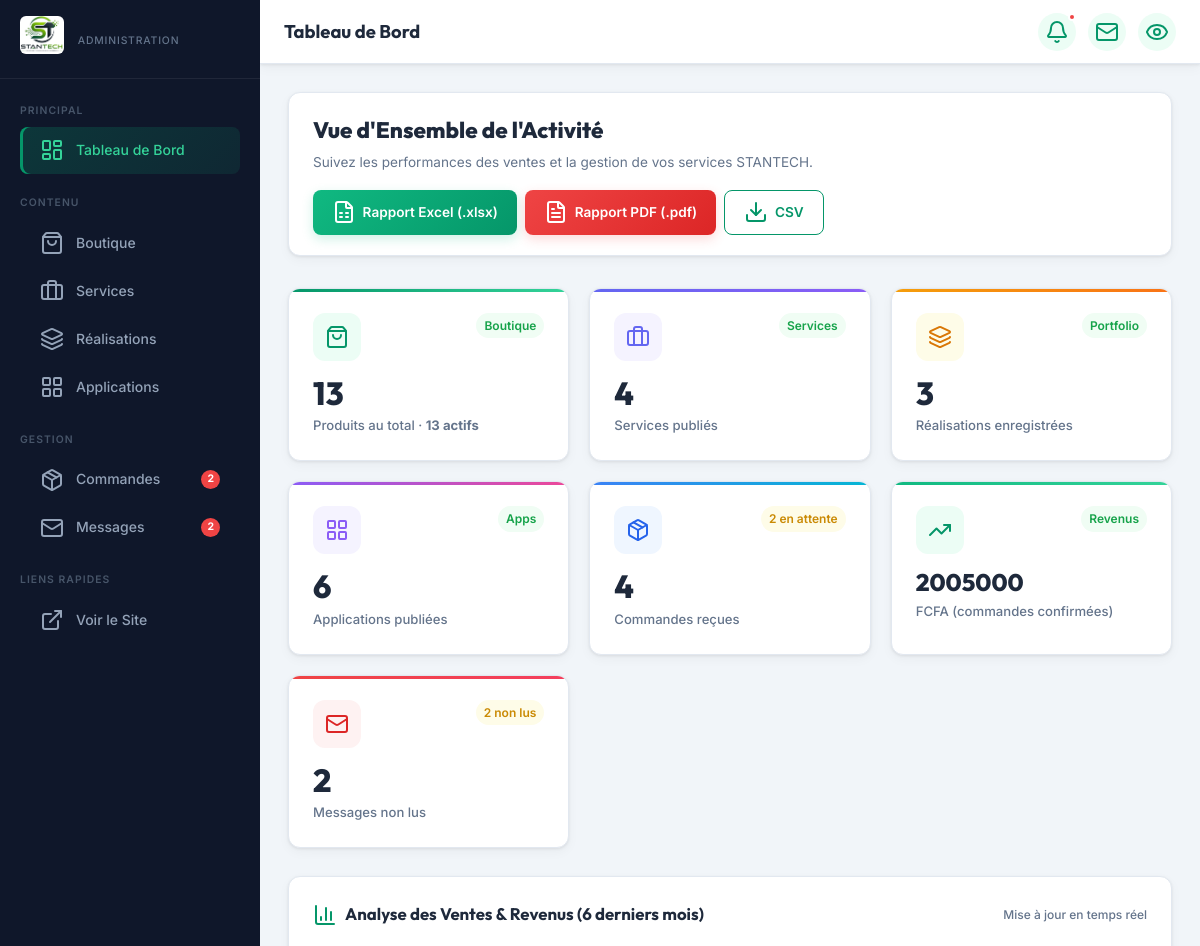
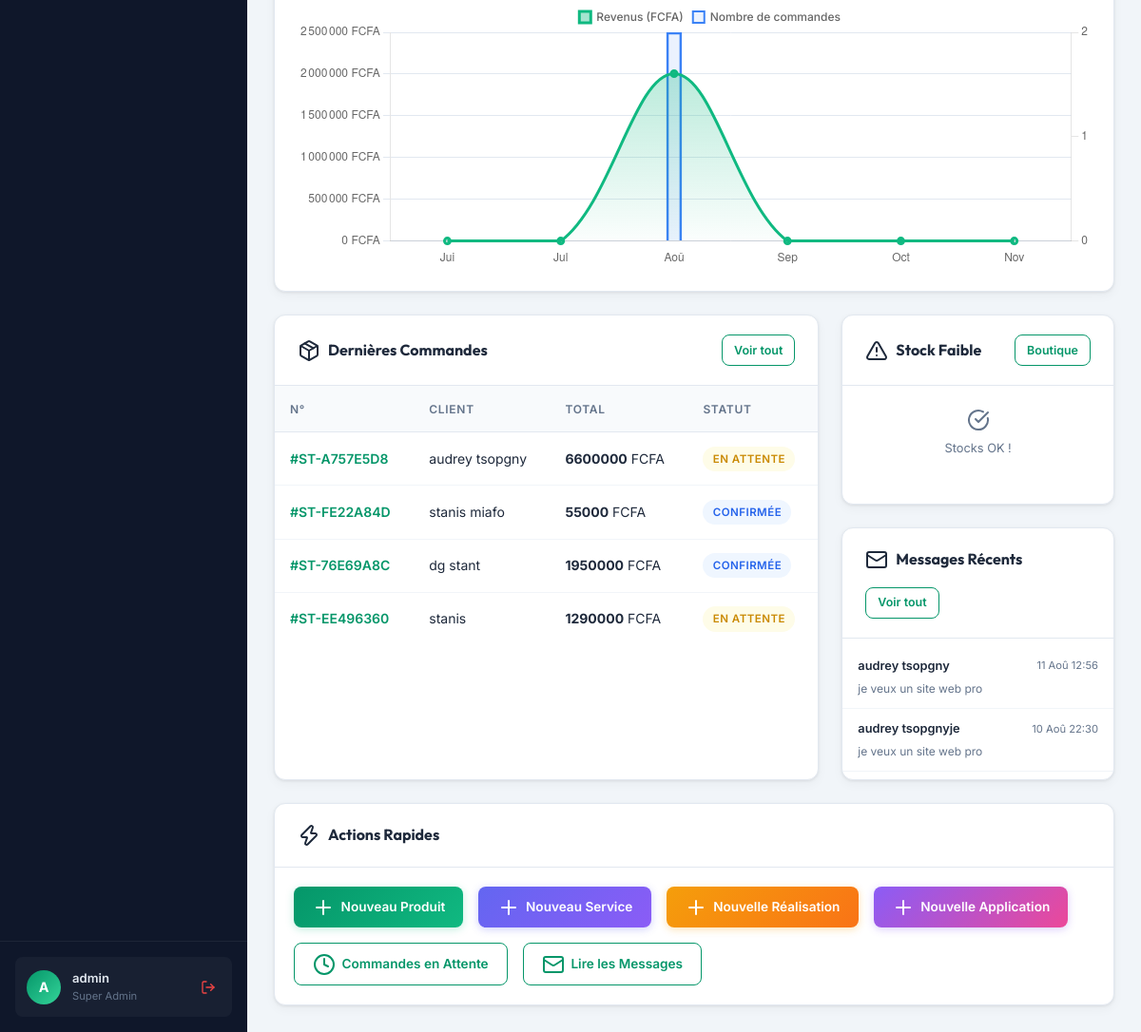
Page /dashboard/ (signed in) on the earlier database version (2 pictures, top to bottom).
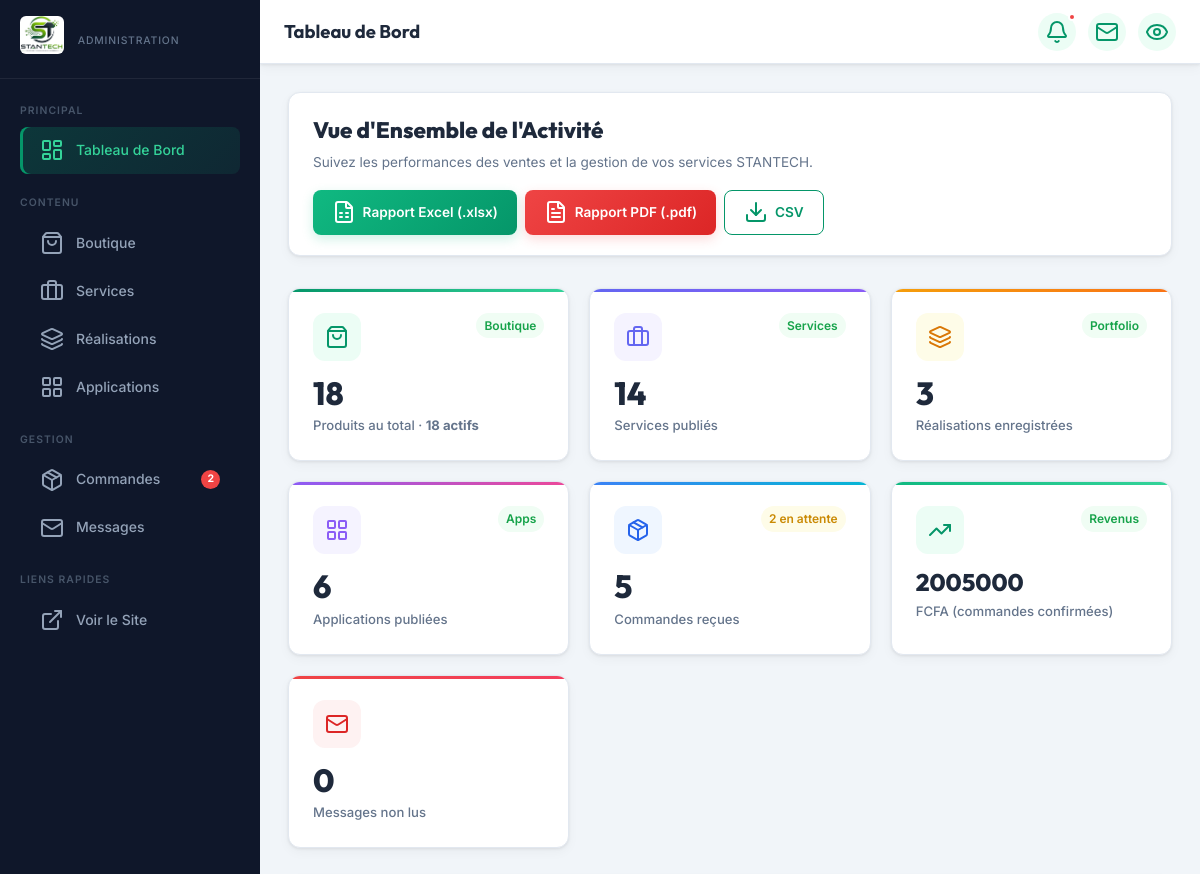
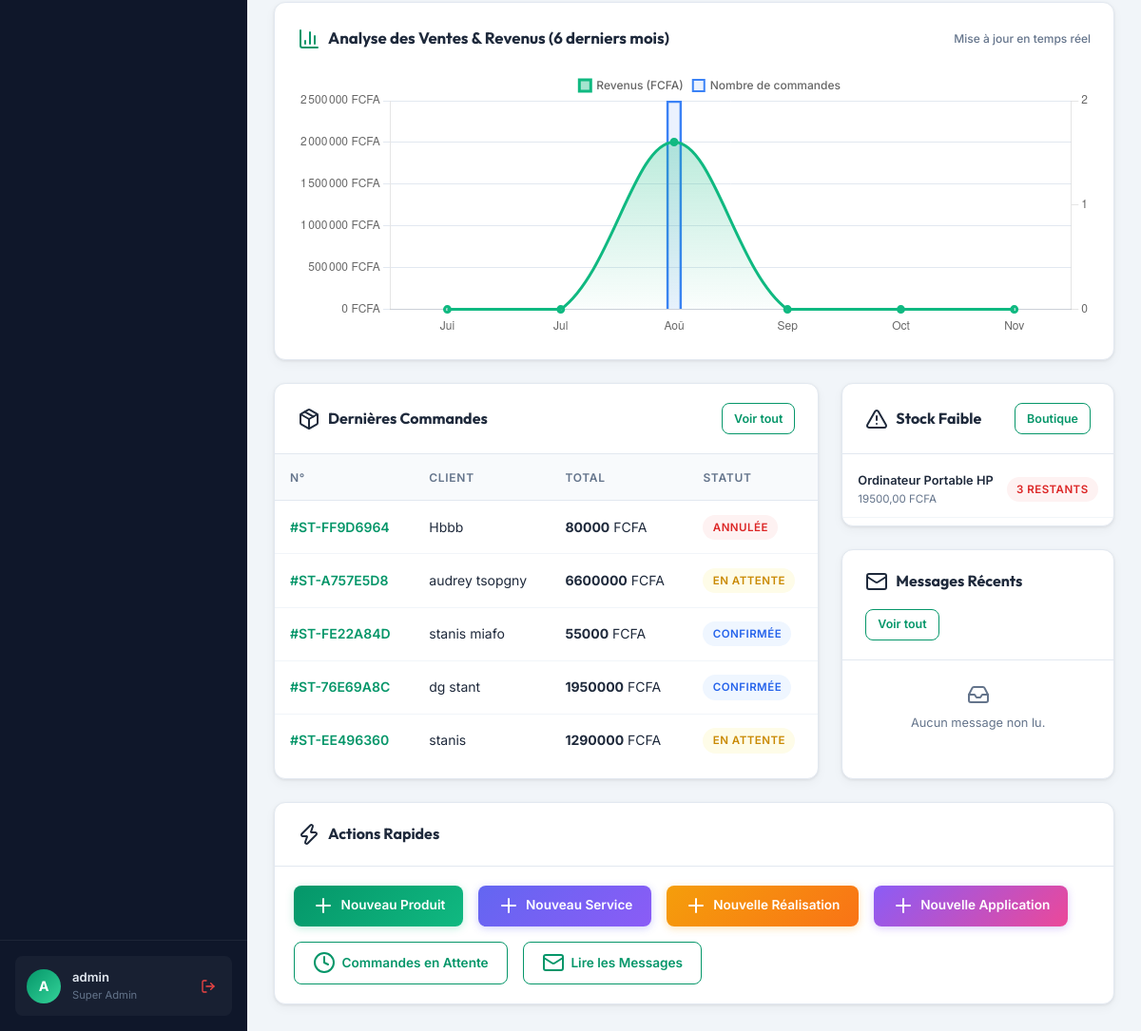
Same page on the later database version (2 pictures, top to bottom).
### core/models.py (models this page shows, shortened)
class Order(models.Model):
    STATUS_CHOICES = [
        ('pending', 'En attente'),
        ('confirmed', 'Confirmée'),
        ('shipped', 'Expédiée / En livraison'),
        ('delivered', 'Livrée'),
        ('cancelled', 'Annulée'),
    ]
    order_number = models.CharField(max_length=50, unique=True, editable=False, verbose_name="Numéro de Commande")
    customer_name = models.CharField(max_length=150, verbose_name="Nom complet du client")
    customer_email = models.EmailField(verbose_name="Adresse email")
    customer_phone = models.CharField(max_length=30, verbose_name="Numéro de téléphone")
    delivery_address = models.TextField(verbose_name="Adresse de livraison")
    city = models.CharField(max_length=100, default="Abidjan / Paris", verbose_name="Ville")
    total_amount = models.DecimalField(max_digits=10, decimal_places=2, default=0.00, verbose_name="Montant total")
    status = models.CharField(max_length=20, choices=STATUS_CHOICES, default='pending', verbose_name="Statut de la commande")
    notes = models.TextField(blank=True, verbose_name="Notes / Instructions de livraison")
    created_at = models.DateTimeField(auto_now_add=True, verbose_name="Date de commande")
    class Meta:
        verbose_name = "Commande"
        verbose_name_plural = "Commandes"
        ordering = ['-created_at']

class ContactMessage(models.Model):
    name = models.CharField(max_length=150, verbose_name="Nom complet")
    email = models.EmailField(verbose_name="Email")
    phone = models.CharField(max_length=30, blank=True, verbose_name="Téléphone")
    subject = models.CharField(max_length=200, verbose_name="Sujet")
    service_interest = models.CharField(max_length=100, blank=True, verbose_name="Service concerné")
    message = models.TextField(verbose_name="Message")
    is_read = models.BooleanField(default=False, verbose_name="Lu / Traité")
    created_at = models.DateTimeField(auto_now_add=True, verbose_name="Date d'envoi")
    class Meta:
        verbose_name = "Message de Contact"
        verbose_name_plural = "Messages de Contact"
        ordering = ['-created_at']

class Product(models.Model):
    name = models.CharField(max_length=200, verbose_name="Nom du produit")
    slug = models.SlugField(unique=True, blank=True, verbose_name="Slug (URL)")
    category = models.ForeignKey(Category, on_delete=models.SET_NULL, null=True, blank=True, limit_choices_to={'type': 'product'}, verbose_name="Catégorie")
    price = models.DecimalField(max_digits=10, decimal_places=2, verbose_name="Prix (FCFA / EUR)")
    discount_price = models.DecimalField(max_digits=10, decimal_places=2, null=True, blank=True, verbose_name="Prix réduit (Optionnel)")
    short_description = models.TextField(verbose_name="Courte description")
    full_description = models.TextField(blank=True, verbose_name="Description complète & Spécifications")
    stock = models.IntegerField(default=10, verbose_name="Quantité en stock")
    badge = models.CharField(max_length=50, blank=True, help_text="ex: Nouveau, Promo, Top Ventes, Recommandé", verbose_name="Badge / Label")
    rating = models.DecimalField(max_digits=3, decimal_places=1, default=5.0, verbose_name="Note sur 5")
    reviews_count = models.IntegerField(default=12, verbose_name="Nombre d'avis")
    image_url = models.CharField(max_length=500, blank=True, verbose_name="URL de l'image du produit")
    specs = models.TextField(blank=True, help_text="Spécifications (ex: Garantie: 2 ans\\nMarque: STANTECH)", verbose_name="Fiche technique (Clé: Valeur par ligne)")
    is_featured = models.BooleanField(default=False, verbose_name="Produit Vedette (En avant)")
    is_active = models.BooleanField(default=True, verbose_name="En vente / Actif")
    created_at = models.DateTimeField(auto_now_add=True, verbose_name="Date d'ajout")
    class Meta:
        verbose_name = "Produit (Boutique)"
        verbose_name_plural = "Produits (Boutique)"
        ordering = ['-created_at']

### core/admin_views.py (the view)
# urls.py: path('dashboard/', admin_views.dashboard_home, name='dashboard_home'),
@login_required(login_url='/dashboard/login/')
@user_passes_test(is_superuser, login_url='/dashboard/login/')
def dashboard_home(request):
    total_products = Product.objects.count()
    active_products = Product.objects.filter(is_active=True).count()
    total_services = Service.objects.count()
    total_realizations = Realization.objects.count()
    total_applications = Application.objects.count()
    total_orders = Order.objects.count()
    pending_orders = Order.objects.filter(status='pending').count()
    unread_messages = ContactMessage.objects.filter(is_read=False).count()
    total_revenue = Order.objects.filter(status__in=['confirmed', 'shipped', 'delivered']).aggregate(
        total=Sum('total_amount'))['total'] or 0
    recent_orders = Order.objects.all()[:5]
    recent_messages = ContactMessage.objects.filter(is_read=False)[:5]
    low_stock_products = Product.objects.filter(is_active=True, stock__lte=3)
    sales_by_month = (
        Order.objects.filter(status__in=['confirmed', 'shipped', 'delivered'])
        .annotate(month=ExtractMonth('created_at'))
        .values('month')
        .annotate(total=Sum('total_amount'), count=Count('id'))
        .order_by('month')
    )
    month_names = ["Jan", "Fév", "Mar", "Avr", "Mai", "Jui", "Jul", "Aoû", "Sep", "Oct", "Nov", "Déc"]
    current_month = datetime.now().month
    chart_labels = []
    chart_revenue = []
    chart_count = []
    for i in range(5, -1, -1):
        m = (current_month - i - 1) % 12 + 1
        chart_labels.append(month_names[m - 1])
        matching = next((x for x in sales_by_month if x['month'] == m), None)
        chart_revenue.append(float(matching['total']) if matching and matching['total'] else 0.0)
        chart_count.append(matching['count'] if matching else 0)
    context = {
        'total_products': total_products,
        'active_products': active_products,
        'total_services': total_services,
        'total_realizations': total_realizations,
        'total_applications': total_applications,
        'total_orders': total_orders,
        'pending_orders': pending_orders,
        'unread_messages': unread_messages,
        'total_revenue': total_revenue,
        'recent_orders': recent_orders,
        'recent_messages': recent_messages,
        'low_stock_products': low_stock_products,
        'chart_labels': json.dumps(chart_labels),
        'chart_revenue': json.dumps(chart_revenue),
        'chart_count': json.dumps(chart_count),
        'page_title': 'Tableau de Bord',
    }
    return render(request, 'admin_custom/dashboard.html', context)

### core/admin_views.py (called while the page is built)
def is_superuser(user):
    return user.is_authenticated and user.is_superuser

### core/context_processors.py (called while the page is built, shortened)
def cart_context(request):
    cart = request.session.get('cart', {})
    if not isinstance(cart, dict):
        cart = {}
    total_items = 0
    total_price = 0.0
    return {
        'cart_count': total_items,
        'cart_total': total_price,
        'cart_items': cart,
    }

def frontend_context(request):
    from django.conf import settings
    return {'frontend_url': settings.FRONTEND_URL}

### templates/admin_custom/dashboard.html (shortened to what the changed rows need)
{% extends 'admin_custom/base.html' %}
{% block content %}
<div style="display:flex; justify-content:space-between; align-items:center; flex-wrap:wrap; gap:1rem; margin-bottom:2rem; background:white; padding:1.25rem 1.5rem; border-radius:var(--radius); border:1px solid var(--border); box-shadow:var(--shadow);">
  <div>
    <h2 style="font-family:var(--font-heading); font-size:1.4rem; color:var(--text-main); font-weight:800;">Vue d'Ensemble de l'Activité</h2>
  </div>
</div>
<div class="stats-grid">
  <div class="stat-card">
    <div class="stat-card-header">
      <div class="stat-icon" style="--icon-bg:#ecfdf5;--icon-color:#059669;">
      </div>
      <span class="stat-change up">Boutique</span>
    </div>
    <div class="stat-value">{{ total_products }}</div>
    <div class="stat-label">Produits au total · <strong>{{ active_products }} actifs</strong></div>
  </div>
  <div class="stat-card" style="--card-color: linear-gradient(90deg, #6366f1, #8b5cf6);">
    <div class="stat-card-header">
      <div class="stat-icon" style="--icon-bg:#f5f3ff;--icon-color:#6366f1;">
      </div>
      <span class="stat-change up">Services</span>
    </div>
    <div class="stat-value">{{ total_services }}</div>
    <div class="stat-label">Services publiés</div>
  </div>
  <div class="stat-card" style="--card-color: linear-gradient(90deg, #3b82f6, #06b6d4);">
    <div class="stat-card-header">
      <div class="stat-icon" style="--icon-bg:#eff6ff;--icon-color:#2563eb;">
      </div>
      {% if pending_orders %}
        <span class="stat-change warn">{{ pending_orders }} en attente</span>
      {% endif %}
    </div>
    <div class="stat-value">{{ total_orders }}</div>
    <div class="stat-label">Commandes reçues</div>
  </div>
  <div class="stat-card" style="--card-color: linear-gradient(90deg, #ef4444, #f43f5e);">
    <div class="stat-card-header">
      <div class="stat-icon" style="--icon-bg:#fef2f2;--icon-color:#dc2626;">
        <i data-lucide="mail"></i>
      </div>
      {% if unread_messages %}
        <span class="stat-change warn">{{ unread_messages }} non lus</span>
      {% endif %}
    </div>
    <div class="stat-value">{{ unread_messages }}</div>
    <div class="stat-label">Messages non lus</div>
  </div>
</div>
<div class="dash-grid-3" style="margin-bottom:1.5rem;">
  <div class="table-card">
    {% if recent_orders %}
    <table>
      <thead><tr>
        <th>N°</th><th>Client</th><th>Total</th><th>Statut</th>
      </tr></thead>
      <tbody>
        {% for order in recent_orders %}
        <tr>
          <td>
            <a href="{% url 'dashboard_order_detail' order.pk %}" style="color:var(--primary);font-weight:600;text-decoration:none;">
              #{{ order.order_number }}
            </a>
          </td>
          <td>{{ order.customer_name }}</td>
          <td><strong>{{ order.total_amount|floatformat:0 }}</strong> FCFA</td>
          <td>
            {% if order.status == 'pending' %}<span class="badge badge-yellow">En attente</span>
            {% elif order.status == 'confirmed' %}<span class="badge badge-blue">Confirmée</span>
            {% elif order.status == 'shipped' %}<span class="badge badge-purple">En livraison</span>
            {% elif order.status == 'delivered' %}<span class="badge badge-green">Livrée</span>
            {% else %}<span class="badge badge-red">Annulée</span>{% endif %}
          </td>
        </tr>
        {% endfor %}
      </tbody>
    </table>
    {% else %}
      <div class="empty-state"><i data-lucide="package"></i><p>Aucune commande pour l'instant.</p></div>
    {% endif %}
  </div>
  <div style="display:flex;flex-direction:column;gap:1.5rem;">
    <div class="table-card">
      {% if low_stock_products %}
        <div style="padding:0.5rem 0;">
          {% for p in low_stock_products %}
          <div style="display:flex;align-items:center;gap:0.75rem;padding:0.6rem 1rem;border-bottom:1px solid #f1f5f9;">
            <div style="flex:1;min-width:0;">
              <div style="font-size:0.8rem;font-weight:600;white-space:nowrap;overflow:hidden;text-overflow:ellipsis;">{{ p.name }}</div>
              <div style="font-size:0.72rem;color:var(--text-muted);">{{ p.price }} FCFA</div>
            </div>
            <span class="badge badge-red">{{ p.stock }} restants</span>
          </div>
          {% endfor %}
        </div>
      {% else %}
        <div class="empty-state" style="padding:1.5rem;"><i data-lucide="check-circle"></i><p style="font-size:0.8rem;">Stocks OK !</p></div>
      {% endif %}
    </div>
    <div class="table-card">
      {% if recent_messages %}
        <div style="padding:0.5rem 0;">
          {% for m in recent_messages %}
          <a href="{% url 'dashboard_message_read' m.pk %}" style="display:flex;flex-direction:column;gap:0.2rem;padding:0.7rem 1rem;border-bottom:1px solid #f1f5f9;text-decoration:none;color:inherit;transition:background 0.2s;" onmouseover="this.style.background='#f8fafc'" onmouseout="this.style.background='transparent'">
            <div style="display:flex;align-items:center;justify-content:space-between;">
              <span style="font-size:0.8rem;font-weight:600;">{{ m.name }}</span>
              <span style="font-size:0.7rem;color:var(--text-muted);">{{ m.created_at|date:"d M H:i" }}</span>
            </div>
            <span style="font-size:0.75rem;color:var(--text-muted);white-space:nowrap;overflow:hidden;text-overflow:ellipsis;">{{ m.subject }}</span>
          </a>
          {% endfor %}
        </div>
      {% else %}
        <div class="empty-state" style="padding:1.5rem;"><i data-lucide="inbox"></i><p style="font-size:0.8rem;">Aucun message non lu.</p></div>
      {% endif %}
    </div>
  </div>
</div>
{% endblock %}

### templates/admin_custom/base.html (shortened to what the changed rows need)
{% load static %}
<!DOCTYPE html>
<html lang="fr">
<head>
</head>
<body>
  <aside class="sidebar" id="sidebar">
    <nav class="sidebar-nav">
      <div class="sidebar-section">
        <a href="{% url 'dashboard_messages' %}" class="nav-item {% if 'message' in request.resolver_match.url_name %}active{% endif %}">
          <i data-lucide="mail"></i> Messages
          {% if unread_messages %}<span class="nav-badge">{{ unread_messages }}</span>{% endif %}
        </a>
      </div>
    </nav>
  </aside>
  <div class="main-content">
    <header class="topbar">
      <h1 class="topbar-title">{% block page_title %}{{ page_title|default:'Dashboard' }}{% endblock %}</h1>
    </header>
    <div class="page-body">
      {% block content %}{% endblock %}
    </div>
  </div>
</body>
</html>

Differences in the rows shown:
removed ContactMessage: name "audrey tsopgny", created_at "11 Aoû 12:56", subject "je veux un site web pro"
removed ContactMessage: name "audrey tsopgnyje", created_at "10 Aoû 22:30", subject "je veux un site web pro"
added Order: order_number "ST-FF9D6964", customer_name "Hbbb", total_amount "80000", status "ANNULÉE"
added Product: name "Ordinateur Portable HP", price "19500,00", stock "3"
Other differences:
{{ total_products }}: "13" → "18"
{{ active_products }}: "13" → "18"
{{ total_services }}: "4" → "14"
{{ total_orders }}: "4" → "5"
{{ unread_messages }}: "2" → "0"
{{ unread_messages }}: "2" → (not shown)
text no longer shown: "non lus Stocks OK !"
text now shown: "Aucun message non lu."
